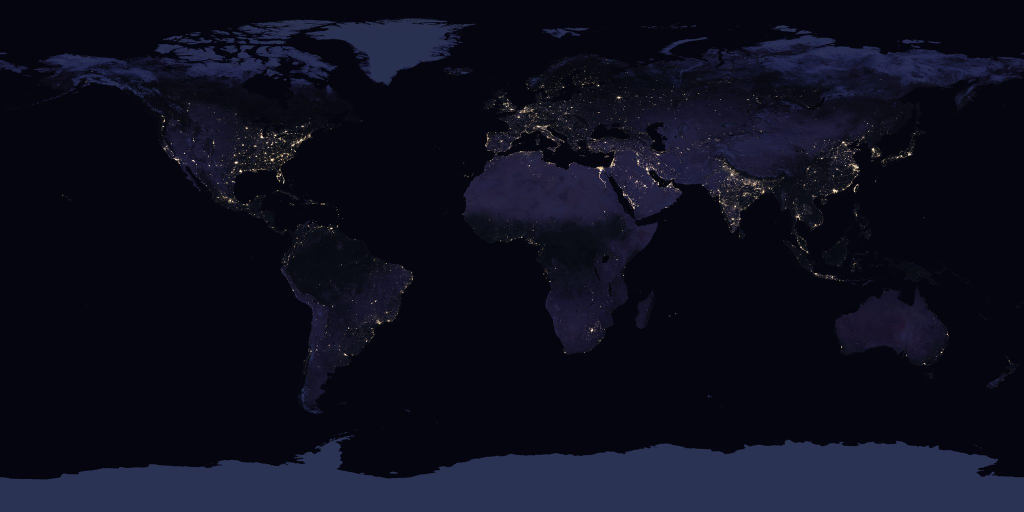
#> input picture assets/data/journey-map/night-lights.jpg, 2048 x 1024 px (shown at 1/2 size); its folder holds only this picture in this run
$ python build_journey_pixelated.py ../assets/data/journey-map/night-lights.jpg
#> lines starting #> are read from the running program, lines starting #| are printed output that depends on the picture
#!/usr/bin/env python3
"""Build the pixelated stand-ins for the people pictured on the "My Journey" boards.

Each <name>.jpg gets a <name>.pixel.jpg next to it: the same size, cut into square cells, each
cell filled with the mean colour under it (a BOX downscale, then a NEAREST upscale, so the
blocks are baked in). The board shows the stand-in. For a portrait, the close-examine view also
shows it until "Reveal photo"; for the team photo, the examine view shows the redacted photo
itself. The strength is mild on purpose: head outline, hair, shoulders and clothing colours
still read, but the face does not.

    people/*.jpg                        portraits, about 400 px square: 24 cells across
    fort-lauderdale-frc-744-team.jpg    the team photo, 1600 px wide (faces already marked
                                        out): 80 cells across

Usage:
    python bin/build_journey_pixelated.py                 # rebuild all of the above
    python bin/build_journey_pixelated.py FILE [--cells N] # one file

Output is progressive JPEG, quality 85, with no EXIF or other metadata.
"""

import argparse
import math
from pathlib import Path

import numpy as np
from PIL import Image

ROOT = Path(__file__).resolve().parent.parent / "assets" / "img" / "journey"
PORTRAIT_CELLS = 24
TEAM_CELLS = 80
TEAM_PHOTO = ROOT / "fort-lauderdale-frc-744-team.jpg"


def pixelate(src: Path, cells: int) -> Path:
#> called with cells = 24
    image = Image.open(src).convert("RGB")
#> image is the input picture: PIL image 2048x1024 RGB; mean R, G, B 13.6, 14.6, 29.1
    width, height = image.size
#> width = 2048; height = 1024
    cell = max(1, round(width / cells))
#> cell = 85
    cols, rows = math.ceil(width / cell), math.ceil(height / cell)
#> cols = 25; rows = 13
    # Pad with the edge pixels to whole cells, so every block is square and the same size.
    pixels = np.asarray(image)
    pixels = np.pad(pixels, ((0, rows * cell - height), (0, cols * cell - width), (0, 0)), mode="edge")
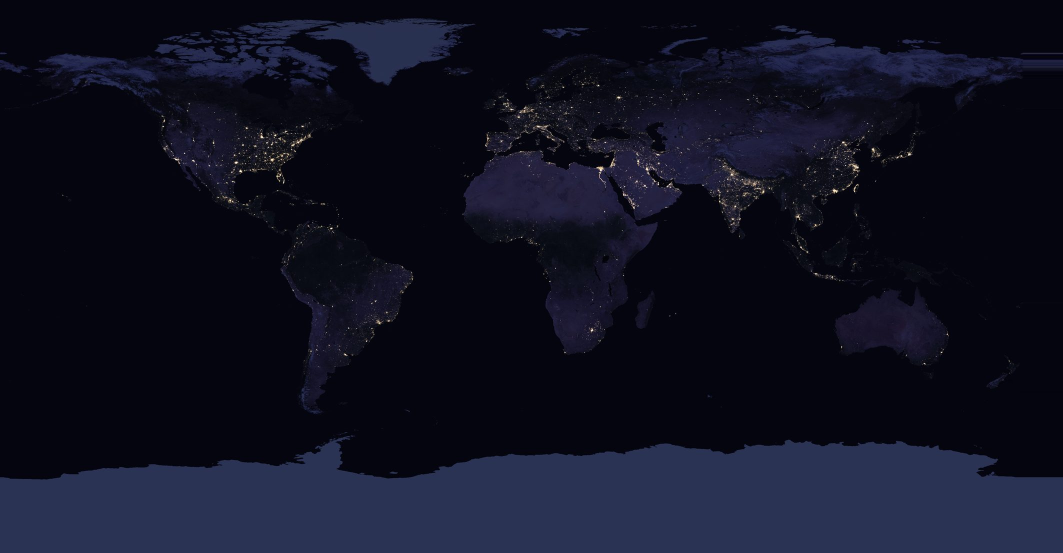
#> pixels: shape (1105, 2125, 3) (shown at 1/2 size); mean R, G, B 15.5, 17, 32.9
    padded = Image.fromarray(pixels)
    small = padded.resize((cols, rows), Image.Resampling.BOX)
    blocks = small.resize((cols * cell, rows * cell), Image.Resampling.NEAREST).crop((0, 0, width, height))
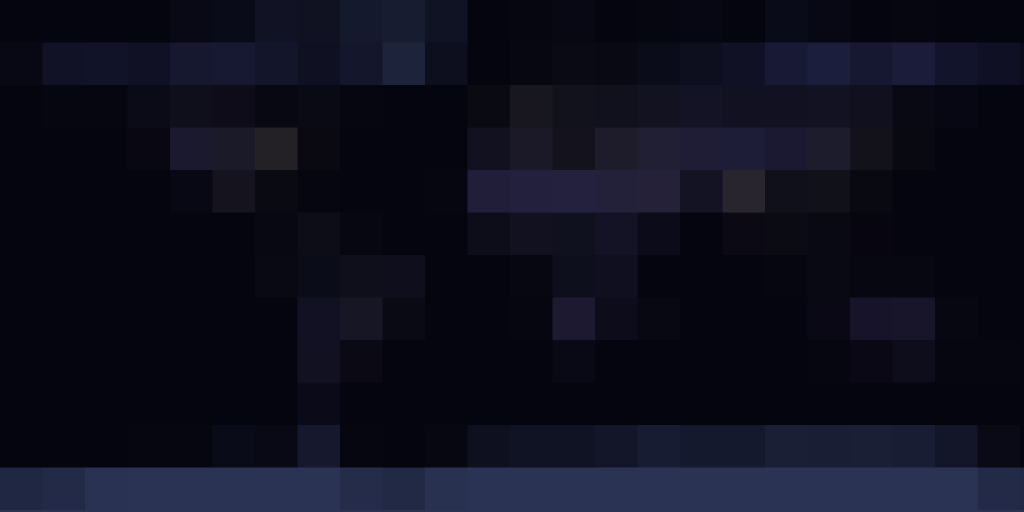
#> blocks: PIL image 2048x1024 RGB (shown at 1/2 size); mean R, G, B 13.6, 14.5, 29.1
    out = src.with_name(f"{src.stem}.pixel.jpg")
    blocks.save(out, "JPEG", quality=85, progressive=True, optimize=True)
#> (the run stopped early here; a loop or call above may not have finished)
